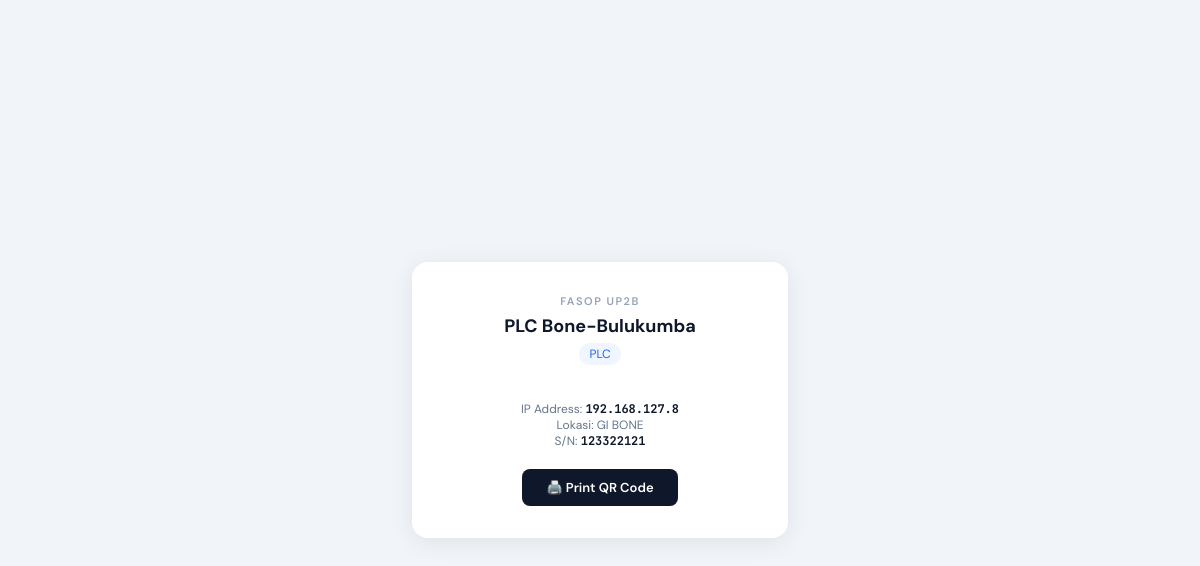
The page /qr/20/ (signed in) on the database its author committed.
### devices/models.py (models this page shows, shortened)
class Device(models.Model):
    nama = models.CharField(max_length=100)
    jenis = models.ForeignKey(
        DeviceType,
        on_delete=models.SET_NULL,
        null=True,
        blank=True
    )
    merk = models.CharField(max_length=100)
    type = models.CharField(max_length=100, blank=True, null=True)
    serial_number = models.CharField(max_length=100, blank=True, null=True)
    firmware_version = models.CharField(max_length=100, blank=True, null=True)
    ip_address = models.GenericIPAddressField()
    lokasi = models.CharField(max_length=150)
    keterangan = models.TextField(blank=True, null=True)
    foto = models.ImageField(upload_to='device_photos/', blank=True, null=True)
    created_at = models.DateTimeField(auto_now_add=True)
    deleted_by = models.ForeignKey(
        User,
        on_delete=models.SET_NULL,
        null=True,
        blank=True,
        related_name='deleted_devices'
    )
    is_deleted = models.BooleanField(default=False)

class DeviceType(models.Model):
    name = models.CharField(max_length=100)
    def __str__(self):
        return self.name

### devices/views.py (the view)
# urls.py: path('qr/<int:pk>/', views.device_qr, name='device_qr'),
@login_required
def device_qr(request, pk):
    device = get_object_or_404(Device, pk=pk)
    detail_url = request.build_absolute_uri(f'/view/{pk}/')
    return render(request, 'devices/device_qr.html', {
        'device': device,
        'detail_url': detail_url,
    })

### devices/context_processors.py (called while the page is built)
def device_types(request):
    return {
        'navbar_device_types': DeviceType.objects.all()
    }

def lokasi_list(request):
    lokasi = (
        Device.objects
        .filter(is_deleted=False)
        .exclude(lokasi__isnull=True)
        .exclude(lokasi__exact='')
        .exclude(lokasi__iexact='none')
        .annotate(lokasi_clean=Trim('lokasi'))
        .values_list('lokasi_clean', flat=True)
        .distinct()
        .order_by('lokasi_clean')
    )
    return {
        'navbar_lokasi_list': lokasi
    }

### devices/templates/devices/device_qr.html (shortened to what this page needs)
<!DOCTYPE html>
<html lang="id">
<head>
</head>
<body>
<div class="qr-card">
    <div class="org">FASOP UP2B</div>
    <h2>{{ device.nama }}</h2>
    {% if device.jenis %}
    <div class="jenis">{{ device.jenis }}</div>
    {% endif %}
    <div class="device-info">
        IP Address: <strong>{{ device.ip_address }}</strong><br>
        Lokasi: {{ device.lokasi }}<br>
        {% if device.serial_number %}
        S/N: <strong>{{ device.serial_number }}</strong>
        {% endif %}
    </div>
    <button class="btn-print" onclick="window.print()">🖨️ Print QR Code</button>
</div>
</body>
</html>

### devices/templates/devices/device_qr.html (style rules this page uses)
body { font-family: 'DM Sans', sans-serif; display: flex; align-items: center; justify-content: center; min-height: 100vh; background: #f1f5f9; margin: 0; }
.qr-card { background: white; border-radius: 16px; padding: 32px 28px; text-align: center; box-shadow: 0 4px 24px rgba(0,0,0,0.08); max-width: 320px; width: 100%; }
.qr-card .org { font-size: 11px; font-weight: 600; letter-spacing: 1.5px; text-transform: uppercase; color: #94a3b8; margin-bottom: 6px; }
.qr-card h2 { font-size: 18px; font-weight: 700; color: #0f172a; margin: 0 0 4px; }
.qr-card .jenis { font-size: 12px; background: #eff6ff; color: #2563eb; padding: 3px 10px; border-radius: 20px; display: inline-block; margin-bottom: 20px; }
.device-info { font-size: 12px; color: #64748b; margin-top: 12px; }
.device-info strong { font-family: 'JetBrains Mono', monospace; font-size: 12px; color: #0f172a; }
.btn-print { margin-top: 20px; padding: 10px 24px; background: #0f172a; color: white; border: none; border-radius: 8px; font-size: 13px; font-weight: 600; font-family: 'DM Sans', sans-serif; cursor: pointer; }

### rows shown on the page
Device: nama "PLC Bone-Bulukumba", jenis "PLC", ip_address "192.168.127.8", lokasi "GI BONE", serial_number "123322121"
